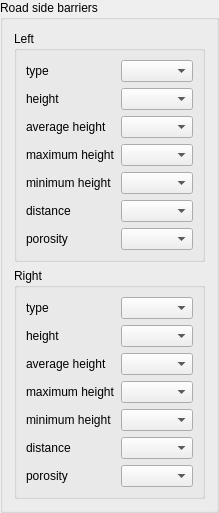
            <widget class="QGroupBox" name="groupBox_rd_barriers">
             <property name="title">
              <string>Road side barriers</string>
             </property>
             <layout class="QGridLayout" name="gridLayout_9">
              <item row="0" column="0">
               <widget class="QGroupBox" name="groupBox_rd_b_left">
                <property name="title">
                 <string>Left</string>
                </property>
                <layout class="QFormLayout" name="formLayout_11">
                 <item row="0" column="0">
                  <widget class="QLabel" name="label_rd_b_left_type">
                   <property name="text">
                    <string>type</string>
                   </property>
                  </widget>
                 </item>
                 <item row="0" column="1">
                  <widget class="QgsFieldComboBox" name="fcb_rd_b_left_type"/>
                 </item>
                 <item row="1" column="0">
                  <widget class="QLabel" name="label_rd_b_left_height">
                   <property name="text">
                    <string>height</string>
                   </property>
                  </widget>
                 </item>
                 <item row="1" column="1">
                  <widget class="QgsFieldComboBox" name="fcb_rd_b_left_height"/>
                 </item>
                 <item row="2" column="0">
                  <widget class="QLabel" name="label_rd_b_left_height_av">
                   <property name="text">
                    <string>average height</string>
                   </property>
                  </widget>
                 </item>
                 <item row="2" column="1">
                  <widget class="QgsFieldComboBox" name="fcb_rd_b_left_height_av"/>
                 </item>
                 <item row="3" column="0">
                  <widget class="QLabel" name="label_rd_b_left_height_max">
                   <property name="text">
                    <string>maximum height</string>
                   </property>
                  </widget>
                 </item>
                 <item row="3" column="1">
                  <widget class="QgsFieldComboBox" name="fcb_rd_b_left_height_max"/>
                 </item>
                 <item row="4" column="0">
                  <widget class="QLabel" name="label_rd_b_left_height_min">
                   <property name="text">
                    <string>minimum height</string>
                   </property>
                  </widget>
                 </item>
                 <item row="4" column="1">
                  <widget class="QgsFieldComboBox" name="fcb_rd_b_left_height_min"/>
                 </item>
                 <item row="5" column="0">
                  <widget class="QLabel" name="label_rd_b_left_distance">
                   <property name="text">
                    <string>distance</string>
                   </property>
                  </widget>
                 </item>
                 <item row="5" column="1">
                  <widget class="QgsFieldComboBox" name="fcb_rd_b_left_distance"/>
                 </item>
                 <item row="6" column="0">
                  <widget class="QLabel" name="label_rd_b_left_porosity">
                   <property name="text">
                    <string>porosity</string>
                   </property>
                  </widget>
                 </item>
                 <item row="6" column="1">
                  <widget class="QgsFieldComboBox" name="fcb_rd_b_left_porosity"/>
                 </item>
                </layout>
               </widget>
              </item>
              <item row="1" column="0">
               <widget class="QGroupBox" name="groupBox_rd_b_right">
                <property name="title">
                 <string>Right</string>
                </property>
                <layout class="QFormLayout" name="formLayout_10">
                 <item row="0" column="0">
                  <widget class="QLabel" name="label_rd_b_right_type">
                   <property name="text">
                    <string>type</string>
                   </property>
                  </widget>
                 </item>
                 <item row="0" column="1">
                  <widget class="QgsFieldComboBox" name="fcb_rd_b_right_type"/>
                 </item>
                 <item row="1" column="0">
                  <widget class="QLabel" name="label_rd_b_right_height">
                   <property name="text">
                    <string>height</string>
                   </property>
                  </widget>
                 </item>
                 <item row="1" column="1">
                  <widget class="QgsFieldComboBox" name="fcb_rd_b_right_height"/>
                 </item>
                 <item row="2" column="0">
                  <widget class="QLabel" name="label_rd_b_right_height_av">
                   <property name="text">
                    <string>average height</string>
                   </property>
                  </widget>
                 </item>
                 <item row="2" column="1">
                  <widget class="QgsFieldComboBox" name="fcb_rd_b_right_height_av"/>
                 </item>
                 <item row="3" column="0">
                  <widget class="QLabel" name="label_rd_b_right_height_max">
                   <property name="text">
                    <string>maximum height</string>
                   </property>
                  </widget>
                 </item>
                 <item row="3" column="1">
                  <widget class="QgsFieldComboBox" name="fcb_rd_b_right_height_max"/>
                 </item>
                 <item row="4" column="0">
                  <widget class="QLabel" name="label_rd_b_right_height_min">
                   <property name="text">
                    <string>minimum height</string>
                   </property>
                  </widget>
                 </item>
                 <item row="4" column="1">
                  <widget class="QgsFieldComboBox" name="fcb_rd_b_right_height_min"/>
                 </item>
                 <item row="5" column="0">
                  <widget class="QLabel" name="label_rd_b_right_distance">
                   <property name="text">
                    <string>distance</string>
                   </property>
                  </widget>
                 </item>
                 <item row="5" column="1">
                  <widget class="QgsFieldComboBox" name="fcb_rd_b_right_distance"/>
                 </item>
                 <item row="6" column="0">
                  <widget class="QLabel" name="label_rd_b_right_porosity">
                   <property name="text">
                    <string>porosity</string>
                   </property>
                  </widget>
                 </item>
                 <item row="6" column="1">
                  <widget class="QgsFieldComboBox" name="fcb_rd_b_right_porosity"/>
                 </item>
                </layout>
               </widget>
              </item>
             </layout>
            </widget>
